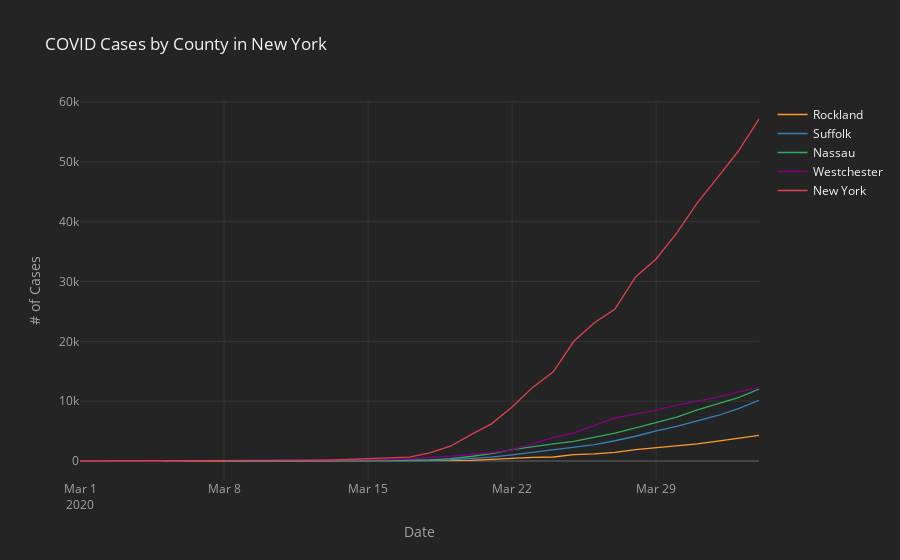
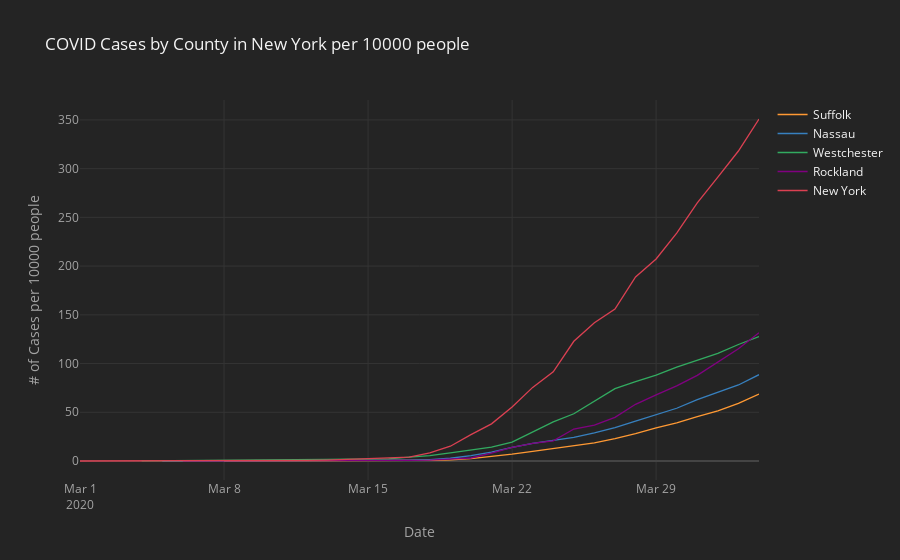
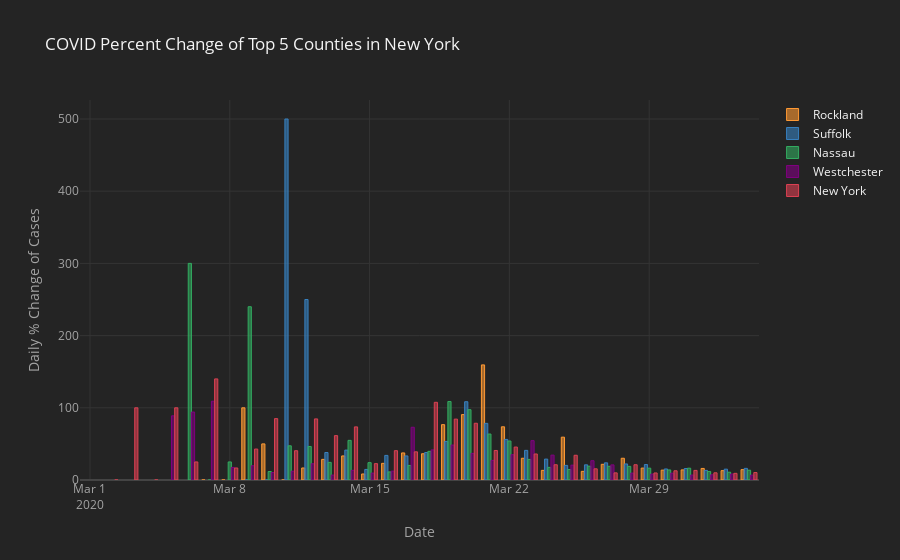

The cell these charts' notebook holds for them, in order:
### Code cell
state = 'New York'
try:
    os.mkdir(out_dir+state)
except:
    pass
top_x = 5
scale = 10000
df_counties = pd.read_csv(data_dir+'covid-19-data/us-counties.csv')
df_counties = df_counties.replace('New York City','New York')
df_counties_populations = pd.read_csv(data_dir+'co-est2019-alldata.csv',encoding="ISO-8859-1",dtype={'STATE': str,'COUNTY':str})[['STATE','COUNTY','STNAME','CTYNAME','POPESTIMATE2019']]
df_counties_populations = df_counties_populations[(df_counties_populations['COUNTY']!=0) & (df_counties_populations['STNAME'] != df_counties_populations['CTYNAME'])]
df_counties_points = gpd.read_file(data_dir+'UScounties.shp')
df_counties_points['centroid'] = df_counties_points['geometry'].centroid
df_counties_points['latitude'] = df_counties_points['centroid'].apply(lambda p: p.y)
df_counties_points['longitude'] = df_counties_points['centroid'].apply(lambda p: p.x)
df_counties_points.head()
df_counties_populations = df_counties_populations.merge(df_counties_points,left_on=['STNAME','COUNTY'],right_on=['STATE_NAME','CNTY_FIPS'])
df_counties_populations['CTYNAME'] = df_counties_populations['CTYNAME'].str.replace(' County','')

df_counties = df_counties.merge(df_counties_populations,left_on=['county','state'],right_on=['CTYNAME','STNAME'])
df_counties = df_counties.drop(['STATE','COUNTY','STNAME','CTYNAME'],axis=1)
df_counties['norm_cases'] = df_counties['cases']/(df_counties['POPESTIMATE2019']/scale)

df_counties_pivot = df_counties[df_counties['state']==state]
df_counties_pivot = df_counties_pivot[df_counties_pivot['county']!='Unknown']
df_counties_raw = df_counties_pivot.pivot(index='date',columns='county',values='cases')
df_counties_norm = df_counties_pivot.pivot(index='date',columns='county',values='norm_cases')
df_counties_chg = df_counties_raw.pct_change()*100
# print(df_counties.head())
df_counties_raw.max().sort_values().tail(5).index
counties_raw=df_counties_raw.max().sort_values().tail(5).index
counties_norm=df_counties_norm.max().sort_values().tail(5).index
fig = df_counties_raw[counties_raw].iplot(asFigure=True,kind='scatter',title='COVID Cases by County in '+state,xTitle='Date',yTitle='# of Cases')
fig2 = df_counties_chg[counties_raw].iplot(asFigure=True,kind='bar',title='COVID Percent Change of Top '+ str(top_x)+ ' Counties in '+state,xTitle='Date',yTitle='Daily % Change of Cases')
fig3 = df_counties_norm[counties_norm].iplot(asFigure=True,kind='scatter',title='COVID Cases by County in ' +state+ ' per '+str(scale) + ' people',xTitle='Date',yTitle='# of Cases per '+str(scale)+ ' people')

plot(fig,filename=out_dir+state+'/county.html')
plot(fig3,filename=out_dir+state+'/county_norm.html')
plot(fig2,filename=out_dir+state+'/county_percent_chg.html')

iplot(fig)
iplot(fig3)
iplot(fig2)

### Figure 1 — Plotly figure (JSON) as saved in the notebook; plotly's stock layout.template omitted (floating-point values rounded to 4 significant figures)
{"data": [{"line": {"color": "rgba(255, 153, 51, 1.0)", "dash": "solid", "shape": "linear", "width": 1.3}, "mode": "lines", "name": "Rockland", "text": "", "type": "scatter", "x": ["2020-03-01", "2020-03-02", "2020-03-03", "2020-03-04", "2020-03-05", "2020-03-06", "2020-03-07", "2020-03-08", "2020-03-09", "2020-03-10", "2020-03-11", "2020-03-12", "2020-03-13", "2020-03-14", "2020-03-15", "2020-03-16", "2020-03-17", "2020-03-18", "2020-03-19", "2020-03-20", "2020-03-21", "2020-03-22", "2020-03-23", "2020-03-24", "2020-03-25", "2020-03-26", "2020-03-27", "2020-03-28", "2020-03-29", "2020-03-30", "2020-03-31", "2020-04-01", "2020-04-02", "2020-04-03"], "y": ["", "", "", "", "", 2, 2, 2, 4, 6, 6, 7, 9, 12, 13, 16, 22, 30, 53, 101, 262, 455, 592, 671, 1069, 1197, 1457, 1896, 2209, 2511, 2863, 3321, 3751, 4289]}, {"line": {"color": "rgba(55, 128, 191, 1.0)", "dash": "solid", "shape": "linear", "width": 1.3}, "mode": "lines", "name": "Suffolk", "text": "", "type": "scatter", "x": ["2020-03-01", "2020-03-02", "2020-03-03", "2020-03-04", "2020-03-05", "2020-03-06", "2020-03-07", "2020-03-08", "2020-03-09", "2020-03-10", "2020-03-11", "2020-03-12", "2020-03-13", "2020-03-14", "2020-03-15", "2020-03-16", "2020-03-17", "2020-03-18", "2020-03-19", "2020-03-20", "2020-03-21", "2020-03-22", "2020-03-23", "2020-03-24", "2020-03-25", "2020-03-26", "2020-03-27", "2020-03-28", "2020-03-29", "2020-03-30", "2020-03-31", "2020-04-01", "2020-04-02", "2020-04-03"], "y": ["", "", "", "", "", "", "", 1, 1, 1, 6, 21, 29, 41, 47, 63, 84, 116, 178, 371, 662, 1034, 1458, 1880, 2260, 2735, 3385, 4138, 5023, 5791, 6713, 7605, 8746, 10154]}, {"line": {"color": "rgba(50, 171, 96, 1.0)", "dash": "solid", "shape": "linear", "width": 1.3}, "mode": "lines", "name": "Nassau", "text": "", "type": "scatter", "x": ["2020-03-01", "2020-03-02", "2020-03-03", "2020-03-04", "2020-03-05", "2020-03-06", "2020-03-07", "2020-03-08", "2020-03-09", "2020-03-10", "2020-03-11", "2020-03-12", "2020-03-13", "2020-03-14", "2020-03-15", "2020-03-16", "2020-03-17", "2020-03-18", "2020-03-19", "2020-03-20", "2020-03-21", "2020-03-22", "2020-03-23", "2020-03-24", "2020-03-25", "2020-03-26", "2020-03-27", "2020-03-28", "2020-03-29", "2020-03-30", "2020-03-31", "2020-04-01", "2020-04-02", "2020-04-03"], "y": ["", "", "", "", 1, 4, 4, 5, 17, 19, 28, 41, 51, 79, 98, 109, 131, 183, 382, 754, 1234, 1900, 2442, 2869, 3285, 3914, 4657, 5537, 6445, 7344, 8544, 9555, 10587, 12024]}, {"line": {"color": "rgba(128, 0, 128, 1.0)", "dash": "solid", "shape": "linear", "width": 1.3}, "mode": "lines", "name": "Westchester", "text": "", "type": "scatter", "x": ["2020-03-01", "2020-03-02", "2020-03-03", "2020-03-04", "2020-03-05", "2020-03-06", "2020-03-07", "2020-03-08", "2020-03-09", "2020-03-10", "2020-03-11", "2020-03-12", "2020-03-13", "2020-03-14", "2020-03-15", "2020-03-16", "2020-03-17", "2020-03-18", "2020-03-19", "2020-03-20", "2020-03-21", "2020-03-22", "2020-03-23", "2020-03-24", "2020-03-25", "2020-03-26", "2020-03-27", "2020-03-28", "2020-03-29", "2020-03-30", "2020-03-31", "2020-04-01", "2020-04-02", "2020-04-03"], "y": ["", "", "", 9, 17, 33, 69, 81, 97, 107, 120, 147, 157, 178, 195, 219, 379, 537, 797, 1091, 1387, 1873, 2894, 3891, 4691, 5944, 7187, 7875, 8519, 9326, 9967, 10683, 11566, 12350]}, {"line": {"color": "rgba(219, 64, 82, 1.0)", "dash": "solid", "shape": "linear", "width": 1.3}, "mode": "lines", "name": "New York", "text": "", "type": "scatter", "x": ["2020-03-01", "2020-03-02", "2020-03-03", "2020-03-04", "2020-03-05", "2020-03-06", "2020-03-07", "2020-03-08", "2020-03-09", "2020-03-10", "2020-03-11", "2020-03-12", "2020-03-13", "2020-03-14", "2020-03-15", "2020-03-16", "2020-03-17", "2020-03-18", "2020-03-19", "2020-03-20", "2020-03-21", "2020-03-22", "2020-03-23", "2020-03-24", "2020-03-25", "2020-03-26", "2020-03-27", "2020-03-28", "2020-03-29", "2020-03-30", "2020-03-31", "2020-04-01", "2020-04-02", "2020-04-03"], "y": [1, 1, 2, 2, 4, 5, 12, 14, 20, 37, 52, 96, 155, 269, 330, 464, 645, 1339, 2468, 4408, 6211, 9045, 12305, 14905, 20011, 23112, 25399, 30766, 33768, 38087, 43139, 47440, 51810, 57160]}], "layout": {"legend": {"bgcolor": "#242424", "font": {"color": "#F4F4F4"}}, "paper_bgcolor": "#242424", "plot_bgcolor": "#242424", "title": {"font": {"color": "#F4F4F4"}, "text": "COVID Cases by County in New York"}, "xaxis": {"gridcolor": "#343434", "showgrid": true, "tickfont": {"color": "#A4A4A4"}, "title": {"font": {"color": "#A4A4A4"}, "text": "Date"}, "zerolinecolor": "#444444"}, "yaxis": {"gridcolor": "#343434", "showgrid": true, "tickfont": {"color": "#A4A4A4"}, "title": {"font": {"color": "#A4A4A4"}, "text": "# of Cases"}, "zerolinecolor": "#444444"}}}

### Figure 2 — Plotly figure (JSON) as saved in the notebook; plotly's stock layout.template omitted (floating-point values rounded to 4 significant figures)
{"data": [{"line": {"color": "rgba(255, 153, 51, 1.0)", "dash": "solid", "shape": "linear", "width": 1.3}, "mode": "lines", "name": "Suffolk", "text": "", "type": "scatter", "x": ["2020-03-01", "2020-03-02", "2020-03-03", "2020-03-04", "2020-03-05", "2020-03-06", "2020-03-07", "2020-03-08", "2020-03-09", "2020-03-10", "2020-03-11", "2020-03-12", "2020-03-13", "2020-03-14", "2020-03-15", "2020-03-16", "2020-03-17", "2020-03-18", "2020-03-19", "2020-03-20", "2020-03-21", "2020-03-22", "2020-03-23", "2020-03-24", "2020-03-25", "2020-03-26", "2020-03-27", "2020-03-28", "2020-03-29", "2020-03-30", "2020-03-31", "2020-04-01", "2020-04-02", "2020-04-03"], "y": ["", "", "", "", "", "", "", 0.006772, 0.006772, 0.006772, 0.04063, 0.1422, 0.1964, 0.2777, 0.3183, 0.4267, 0.5689, 0.7856, 1.205, 2.513, 4.483, 7.003, 9.874, 12.73, 15.31, 18.52, 22.92, 28.02, 34.02, 39.22, 45.46, 51.5, 59.23, 68.77]}, {"line": {"color": "rgba(55, 128, 191, 1.0)", "dash": "solid", "shape": "linear", "width": 1.3}, "mode": "lines", "name": "Nassau", "text": "", "type": "scatter", "x": ["2020-03-01", "2020-03-02", "2020-03-03", "2020-03-04", "2020-03-05", "2020-03-06", "2020-03-07", "2020-03-08", "2020-03-09", "2020-03-10", "2020-03-11", "2020-03-12", "2020-03-13", "2020-03-14", "2020-03-15", "2020-03-16", "2020-03-17", "2020-03-18", "2020-03-19", "2020-03-20", "2020-03-21", "2020-03-22", "2020-03-23", "2020-03-24", "2020-03-25", "2020-03-26", "2020-03-27", "2020-03-28", "2020-03-29", "2020-03-30", "2020-03-31", "2020-04-01", "2020-04-02", "2020-04-03"], "y": ["", "", "", "", 0.00737, 0.02948, 0.02948, 0.03685, 0.1253, 0.14, 0.2063, 0.3022, 0.3759, 0.5822, 0.7222, 0.8033, 0.9654, 1.349, 2.815, 5.557, 9.094, 14.0, 18.0, 21.14, 24.21, 28.84, 34.32, 40.81, 47.5, 54.12, 62.97, 70.42, 78.02, 88.61]}, {"line": {"color": "rgba(50, 171, 96, 1.0)", "dash": "solid", "shape": "linear", "width": 1.3}, "mode": "lines", "name": "Westchester", "text": "", "type": "scatter", "x": ["2020-03-01", "2020-03-02", "2020-03-03", "2020-03-04", "2020-03-05", "2020-03-06", "2020-03-07", "2020-03-08", "2020-03-09", "2020-03-10", "2020-03-11", "2020-03-12", "2020-03-13", "2020-03-14", "2020-03-15", "2020-03-16", "2020-03-17", "2020-03-18", "2020-03-19", "2020-03-20", "2020-03-21", "2020-03-22", "2020-03-23", "2020-03-24", "2020-03-25", "2020-03-26", "2020-03-27", "2020-03-28", "2020-03-29", "2020-03-30", "2020-03-31", "2020-04-01", "2020-04-02", "2020-04-03"], "y": ["", "", "", 0.09302, 0.1757, 0.3411, 0.7132, 0.8372, 1.003, 1.106, 1.24, 1.519, 1.623, 1.84, 2.015, 2.264, 3.917, 5.55, 8.238, 11.28, 14.34, 19.36, 29.91, 40.22, 48.49, 61.44, 74.28, 81.39, 88.05, 96.39, 103.0, 110.4, 119.5, 127.6]}, {"line": {"color": "rgba(128, 0, 128, 1.0)", "dash": "solid", "shape": "linear", "width": 1.3}, "mode": "lines", "name": "Rockland", "text": "", "type": "scatter", "x": ["2020-03-01", "2020-03-02", "2020-03-03", "2020-03-04", "2020-03-05", "2020-03-06", "2020-03-07", "2020-03-08", "2020-03-09", "2020-03-10", "2020-03-11", "2020-03-12", "2020-03-13", "2020-03-14", "2020-03-15", "2020-03-16", "2020-03-17", "2020-03-18", "2020-03-19", "2020-03-20", "2020-03-21", "2020-03-22", "2020-03-23", "2020-03-24", "2020-03-25", "2020-03-26", "2020-03-27", "2020-03-28", "2020-03-29", "2020-03-30", "2020-03-31", "2020-04-01", "2020-04-02", "2020-04-03"], "y": ["", "", "", "", "", 0.06139, 0.06139, 0.06139, 0.1228, 0.1842, 0.1842, 0.2149, 0.2763, 0.3683, 0.399, 0.4911, 0.6753, 0.9208, 1.627, 3.1, 8.042, 13.97, 18.17, 20.6, 32.81, 36.74, 44.72, 58.2, 67.8, 77.07, 87.88, 101.9, 115.1, 131.6]}, {"line": {"color": "rgba(219, 64, 82, 1.0)", "dash": "solid", "shape": "linear", "width": 1.3}, "mode": "lines", "name": "New York", "text": "", "type": "scatter", "x": ["2020-03-01", "2020-03-02", "2020-03-03", "2020-03-04", "2020-03-05", "2020-03-06", "2020-03-07", "2020-03-08", "2020-03-09", "2020-03-10", "2020-03-11", "2020-03-12", "2020-03-13", "2020-03-14", "2020-03-15", "2020-03-16", "2020-03-17", "2020-03-18", "2020-03-19", "2020-03-20", "2020-03-21", "2020-03-22", "2020-03-23", "2020-03-24", "2020-03-25", "2020-03-26", "2020-03-27", "2020-03-28", "2020-03-29", "2020-03-30", "2020-03-31", "2020-04-01", "2020-04-02", "2020-04-03"], "y": [0.00614, 0.00614, 0.01228, 0.01228, 0.02456, 0.0307, 0.07368, 0.08596, 0.1228, 0.2272, 0.3193, 0.5894, 0.9517, 1.652, 2.026, 2.849, 3.96, 8.221, 15.15, 27.06, 38.13, 55.53, 75.55, 91.51, 122.9, 141.9, 155.9, 188.9, 207.3, 233.8, 264.9, 291.3, 318.1, 351.0]}], "layout": {"legend": {"bgcolor": "#242424", "font": {"color": "#F4F4F4"}}, "paper_bgcolor": "#242424", "plot_bgcolor": "#242424", "title": {"font": {"color": "#F4F4F4"}, "text": "COVID Cases by County in New York per 10000 people"}, "xaxis": {"gridcolor": "#343434", "showgrid": true, "tickfont": {"color": "#A4A4A4"}, "title": {"font": {"color": "#A4A4A4"}, "text": "Date"}, "zerolinecolor": "#444444"}, "yaxis": {"gridcolor": "#343434", "showgrid": true, "tickfont": {"color": "#A4A4A4"}, "title": {"font": {"color": "#A4A4A4"}, "text": "# of Cases per 10000 people"}, "zerolinecolor": "#444444"}}}

### Figure 3 — Plotly figure (JSON) as saved in the notebook; plotly's stock layout.template omitted (floating-point values rounded to 4 significant figures)
{"data": [{"marker": {"color": "rgba(255, 153, 51, 0.6)", "line": {"color": "rgba(255, 153, 51, 1.0)", "width": 1}}, "name": "Rockland", "orientation": "v", "text": "", "type": "bar", "x": ["2020-03-01", "2020-03-02", "2020-03-03", "2020-03-04", "2020-03-05", "2020-03-06", "2020-03-07", "2020-03-08", "2020-03-09", "2020-03-10", "2020-03-11", "2020-03-12", "2020-03-13", "2020-03-14", "2020-03-15", "2020-03-16", "2020-03-17", "2020-03-18", "2020-03-19", "2020-03-20", "2020-03-21", "2020-03-22", "2020-03-23", "2020-03-24", "2020-03-25", "2020-03-26", "2020-03-27", "2020-03-28", "2020-03-29", "2020-03-30", "2020-03-31", "2020-04-01", "2020-04-02", "2020-04-03"], "y": ["", "", "", "", "", "", 0, 0, 100, 50, 0, 16.67, 28.57, 33.33, 8.333, 23.08, 37.5, 36.36, 76.67, 90.57, 159.4, 73.66, 30.11, 13.34, 59.31, 11.97, 21.72, 30.13, 16.51, 13.67, 14.02, 16.0, 12.95, 14.34]}, {"marker": {"color": "rgba(55, 128, 191, 0.6)", "line": {"color": "rgba(55, 128, 191, 1.0)", "width": 1}}, "name": "Suffolk", "orientation": "v", "text": "", "type": "bar", "x": ["2020-03-01", "2020-03-02", "2020-03-03", "2020-03-04", "2020-03-05", "2020-03-06", "2020-03-07", "2020-03-08", "2020-03-09", "2020-03-10", "2020-03-11", "2020-03-12", "2020-03-13", "2020-03-14", "2020-03-15", "2020-03-16", "2020-03-17", "2020-03-18", "2020-03-19", "2020-03-20", "2020-03-21", "2020-03-22", "2020-03-23", "2020-03-24", "2020-03-25", "2020-03-26", "2020-03-27", "2020-03-28", "2020-03-29", "2020-03-30", "2020-03-31", "2020-04-01", "2020-04-02", "2020-04-03"], "y": ["", "", "", "", "", "", "", "", 0, 0, 500, 250, 38.1, 41.38, 14.63, 34.04, 33.33, 38.1, 53.45, 108.4, 78.44, 56.19, 41.01, 28.94, 20.21, 21.02, 23.77, 22.25, 21.39, 15.29, 15.92, 13.29, 15.0, 16.1]}, {"marker": {"color": "rgba(50, 171, 96, 0.6)", "line": {"color": "rgba(50, 171, 96, 1.0)", "width": 1}}, "name": "Nassau", "orientation": "v", "text": "", "type": "bar", "x": ["2020-03-01", "2020-03-02", "2020-03-03", "2020-03-04", "2020-03-05", "2020-03-06", "2020-03-07", "2020-03-08", "2020-03-09", "2020-03-10", "2020-03-11", "2020-03-12", "2020-03-13", "2020-03-14", "2020-03-15", "2020-03-16", "2020-03-17", "2020-03-18", "2020-03-19", "2020-03-20", "2020-03-21", "2020-03-22", "2020-03-23", "2020-03-24", "2020-03-25", "2020-03-26", "2020-03-27", "2020-03-28", "2020-03-29", "2020-03-30", "2020-03-31", "2020-04-01", "2020-04-02", "2020-04-03"], "y": ["", "", "", "", "", 300, 0, 25, 240, 11.76, 47.37, 46.43, 24.39, 54.9, 24.05, 11.22, 20.18, 39.69, 108.7, 97.38, 63.66, 53.97, 28.53, 17.49, 14.5, 19.15, 18.98, 18.9, 16.4, 13.95, 16.34, 11.83, 10.8, 13.57]}, {"marker": {"color": "rgba(128, 0, 128, 0.6)", "line": {"color": "rgba(128, 0, 128, 1.0)", "width": 1}}, "name": "Westchester", "orientation": "v", "text": "", "type": "bar", "x": ["2020-03-01", "2020-03-02", "2020-03-03", "2020-03-04", "2020-03-05", "2020-03-06", "2020-03-07", "2020-03-08", "2020-03-09", "2020-03-10", "2020-03-11", "2020-03-12", "2020-03-13", "2020-03-14", "2020-03-15", "2020-03-16", "2020-03-17", "2020-03-18", "2020-03-19", "2020-03-20", "2020-03-21", "2020-03-22", "2020-03-23", "2020-03-24", "2020-03-25", "2020-03-26", "2020-03-27", "2020-03-28", "2020-03-29", "2020-03-30", "2020-03-31", "2020-04-01", "2020-04-02", "2020-04-03"], "y": ["", "", "", "", 88.89, 94.12, 109.1, 17.39, 19.75, 10.31, 12.15, 22.5, 6.803, 13.38, 9.551, 12.31, 73.06, 41.69, 48.42, 36.89, 27.13, 35.04, 54.51, 34.45, 20.56, 26.71, 20.91, 9.573, 8.178, 9.473, 6.873, 7.184, 8.265, 6.778]}, {"marker": {"color": "rgba(219, 64, 82, 0.6)", "line": {"color": "rgba(219, 64, 82, 1.0)", "width": 1}}, "name": "New York", "orientation": "v", "text": "", "type": "bar", "x": ["2020-03-01", "2020-03-02", "2020-03-03", "2020-03-04", "2020-03-05", "2020-03-06", "2020-03-07", "2020-03-08", "2020-03-09", "2020-03-10", "2020-03-11", "2020-03-12", "2020-03-13", "2020-03-14", "2020-03-15", "2020-03-16", "2020-03-17", "2020-03-18", "2020-03-19", "2020-03-20", "2020-03-21", "2020-03-22", "2020-03-23", "2020-03-24", "2020-03-25", "2020-03-26", "2020-03-27", "2020-03-28", "2020-03-29", "2020-03-30", "2020-03-31", "2020-04-01", "2020-04-02", "2020-04-03"], "y": ["", 0, 100, 0, 100, 25, 140, 16.67, 42.86, 85.0, 40.54, 84.62, 61.46, 73.55, 22.68, 40.61, 39.01, 107.6, 84.32, 78.61, 40.9, 45.63, 36.04, 21.13, 34.26, 15.5, 9.895, 21.13, 9.758, 12.79, 13.26, 9.97, 9.212, 10.33]}], "layout": {"legend": {"bgcolor": "#242424", "font": {"color": "#F4F4F4"}}, "paper_bgcolor": "#242424", "plot_bgcolor": "#242424", "title": {"font": {"color": "#F4F4F4"}, "text": "COVID Percent Change of Top 5 Counties in New York"}, "xaxis": {"gridcolor": "#343434", "showgrid": true, "tickfont": {"color": "#A4A4A4"}, "title": {"font": {"color": "#A4A4A4"}, "text": "Date"}, "zerolinecolor": "#444444"}, "yaxis": {"gridcolor": "#343434", "showgrid": true, "tickfont": {"color": "#A4A4A4"}, "title": {"font": {"color": "#A4A4A4"}, "text": "Daily % Change of Cases"}, "zerolinecolor": "#444444"}}}
